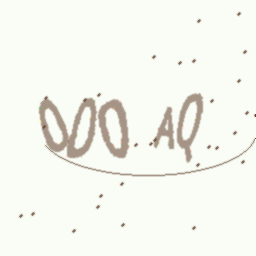
#> input picture labs/lab_7/dataset/raw/000AQ.png, 256 x 256 px; its folder holds only this picture in this run
$ python preprocess_images.py
#> lines starting #> are read from the running program, lines starting #| are printed output that depends on the picture
### labs/lab_7/utils/dataset/get_image_filenames.py
import os


def get_image_filenames(folder_path: str) -> list[str]:
#> further down, image is the input picture: shape (256, 256, 3); mean B, G, R 237.8, 246.2, 243.6
    image_extensions = ('.jpg', '.jpeg', '.png', '.gif', '.bmp', '.tiff', '.webp')

    image_files = []

    for filename in os.listdir(folder_path):
        if filename.lower().endswith(image_extensions):
            image_files.append(filename)

    return image_files

### labs/lab_7/dataset_preparing/preprocess_images.py
import cv2
import numpy as np

from labs.lab_7.utils.dataset.get_image_filenames import get_image_filenames


def preprocess_image(img: np.ndarray) -> np.ndarray:
    """
    Провести предобработку изображения, привести к ЧБ, увеличить контрастность и наложить размытие
    :param img:
    :return:
    """
    gray_image = cv2.cvtColor(img, cv2.COLOR_BGR2GRAY)

    normalized_image = cv2.normalize(gray_image, None, alpha=0, beta=255, norm_type=cv2.NORM_MINMAX)
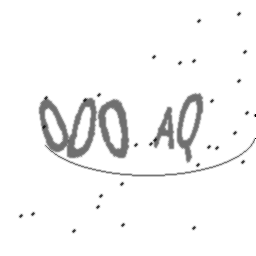
#> normalized_image: shape (256, 256); min 0, max 255, mean 245.7

    clahe = cv2.createCLAHE(clipLimit=2.0, tileGridSize=(8, 8))
    enhanced_image = clahe.apply(normalized_image)

    blurred = cv2.GaussianBlur(enhanced_image, (5, 5), 3, sigmaY=3)
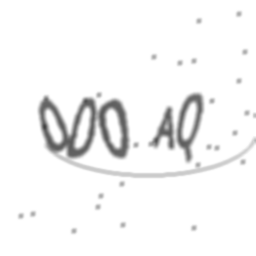
#> blurred: shape (256, 256); min 66, max 255, mean 245
    return blurred

if __name__ == '__main__':
    images_names = get_image_filenames('../dataset/raw')
    for image_name in images_names:
        image = cv2.imread('../dataset/raw/' + image_name)
        # cv2.imshow('image', image)
        edges = preprocess_image(image)
        cv2.imwrite('../dataset/processed/' + image_name, edges)

$ run again, on labs/lab_7/dataset/raw/00Bp0.png
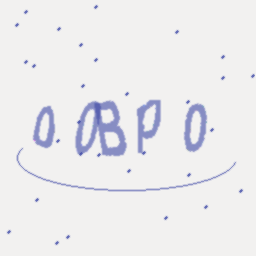
#> input picture labs/lab_7/dataset/raw/00Bp0.png, 256 x 256 px
#> image is the input picture: shape (256, 256, 3); mean B, G, R 237.4, 235, 235.6
#> in preprocess_image, `gray_image = cv2.cvtColor(img, cv2.COLOR_BGR2GRAY)`:
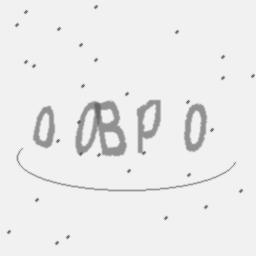
#> gray_image: shape (256, 256); min 92, max 243, mean 235.3
#> in preprocess_image, `blurred = cv2.GaussianBlur(enhanced_image, (5, 5), 3, sigmaY=3)`:
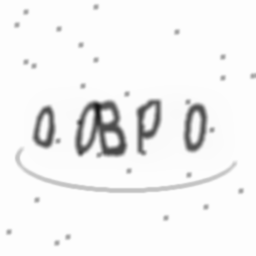
#> blurred: shape (256, 256); min 21, max 253, mean 242.5

$ run again, on labs/lab_7/dataset/raw/00Bzj.png
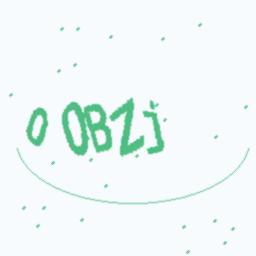
#> input picture labs/lab_7/dataset/raw/00Bzj.png, 256 x 256 px
#> image is the input picture: shape (256, 256, 3); mean B, G, R 247.7, 247.9, 238.5
#> in preprocess_image, `normalized_image = cv2.normalize(gray_image, None, alpha=0, beta=255, ..`:
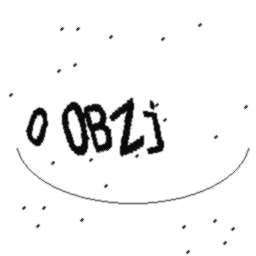
#> normalized_image: shape (256, 256); min 0, max 255, mean 242.6
#> in preprocess_image, `blurred = cv2.GaussianBlur(enhanced_image, (5, 5), 3, sigmaY=3)`:
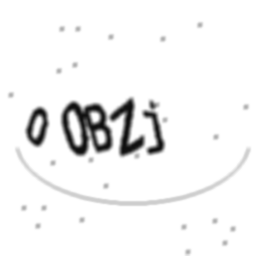
#> blurred: shape (256, 256); min 13, max 255, mean 243.1

$ run again, on labs/lab_7/dataset/raw/000bE.png
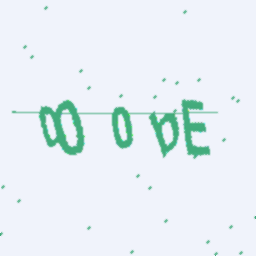
#> input picture labs/lab_7/dataset/raw/000bE.png, 256 x 256 px
#> image is the input picture: shape (256, 256, 3); mean B, G, R 244.4, 239.3, 231
#> in preprocess_image, `normalized_image = cv2.normalize(gray_image, None, alpha=0, beta=255, ..`:
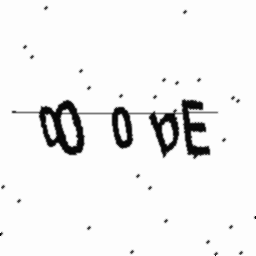
#> normalized_image: shape (256, 256); min 0, max 255, mean 240.3
#> in preprocess_image, `blurred = cv2.GaussianBlur(enhanced_image, (5, 5), 3, sigmaY=3)`:
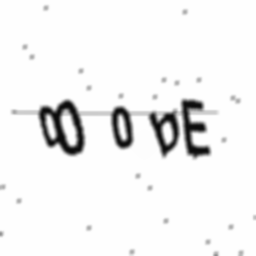
#> blurred: shape (256, 256); min 9, max 254, mean 241.7
